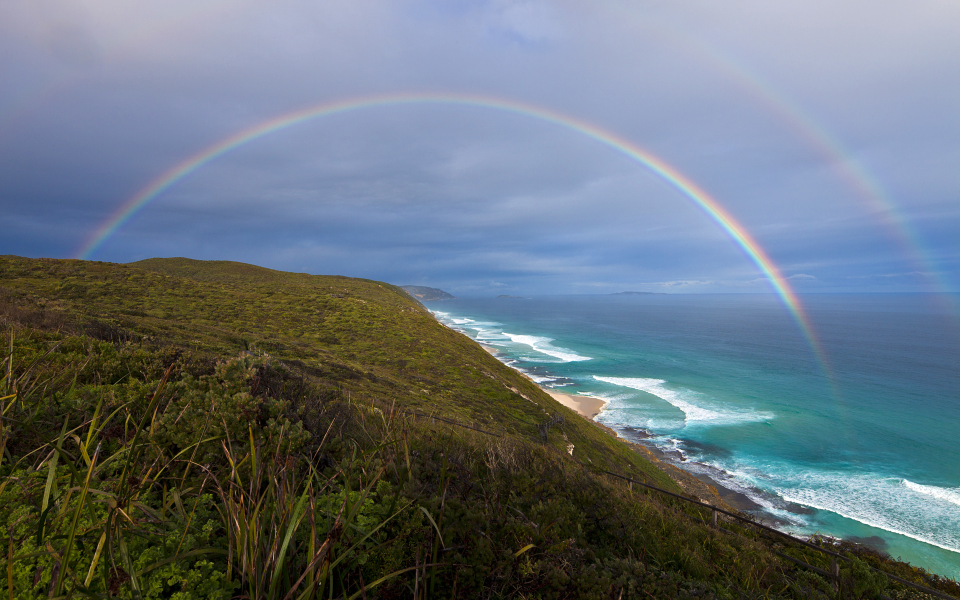
#> input picture python_daily/test_0022/1.jpg, 1920 x 1200 px, found by its file name (shown at 1/2 size); its folder holds only this picture in this run
$ python python_0022.py   (older library calls are emulated)
#> lines starting #> are read from the running program, lines starting #| are printed output that depends on the picture
# coding=utf-8
# @author: Leland
# @email:  AC_Dreamer@163.com
# @date:   2017-07-26 09:52:16
# @title:  resize the image


import os
from PIL import Image


def transfer(image_path, dest_width, dest_height, dest_path):
#> called with dest_width = 1136, dest_height = 640
    im = Image.open(image_path)
#> im is the input picture: PIL image 1920x1200 RGB; mean R, G, B 102.3, 114.2, 123.1
    w, h = im.size
#> w = 1920; h = 1200
    if dest_width / w < dest_height / h:
        ratio = dest_width / w
    else:
        ratio = dest_height / h
#> ratio = 0.533
    resized_img = im.resize((int(ratio * w), int(ratio * h)), Image.ANTIALIAS)
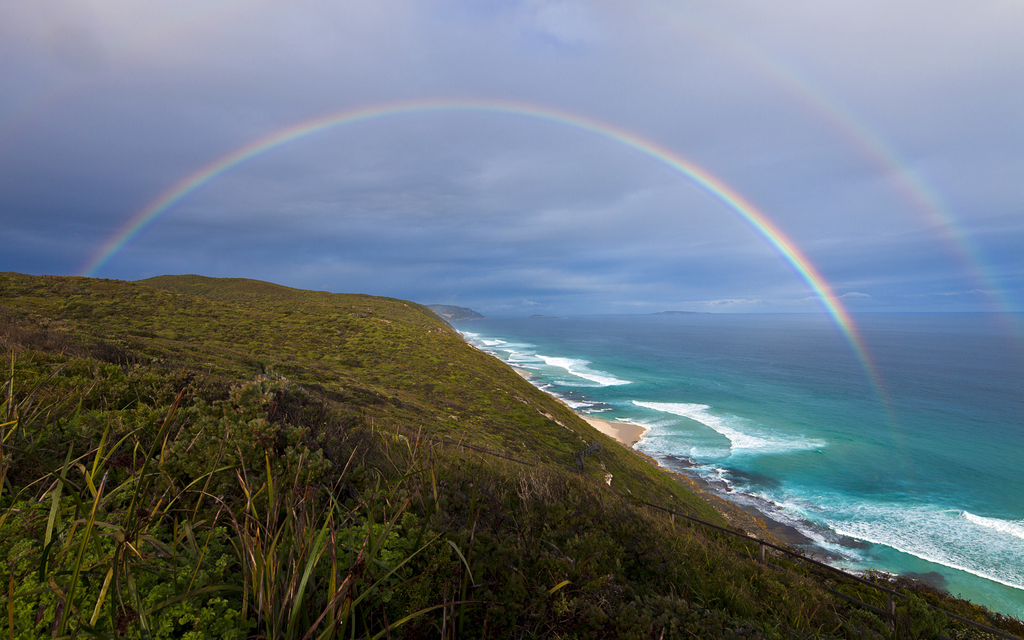
#> resized_img: PIL image 1024x640 RGB; mean R, G, B 102.3, 114.2, 123.1
    resized_img.save(dest_path)


if __name__ == '__main__':
    try:
        filepath = r'E:\Programs\Python\python_daily\test_0022';
        files = os.listdir(filepath)
        for file in files:
            # 获取文件的后缀名
            postfix = os.path.splitext(file)[1]  # 筛选出此目录下所有的图片
            if(postfix.lower() == '.py'):
                continue
            transfer(filepath + "\\" + file, 1136,
                     640, filepath + "\\5_" + file)
            transfer(filepath + "\\" + file, 1334,
                     750, filepath + "\\6_" + file)
            transfer(filepath + "\\" + file, 2200,
                     1242, filepath + "\\6+_" + file)
    except Exception as e:
        print(e)
